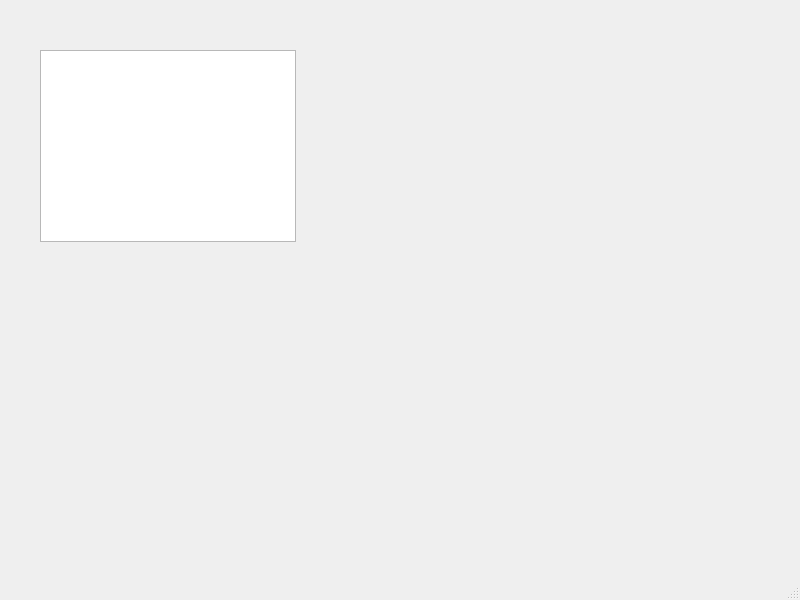
<?xml version="1.0" encoding="UTF-8"?>
<ui version="4.0">
 <class>MainWindow</class>
 <widget class="QMainWindow" name="MainWindow">
  <property name="geometry">
   <rect>
    <x>0</x>
    <y>0</y>
    <width>800</width>
    <height>600</height>
   </rect>
  </property>
  <property name="windowTitle">
   <string>MainWindow</string>
  </property>
  <widget class="QWidget" name="centralwidget">
   <widget class="QTableView" name="tableView">
    <property name="geometry">
     <rect>
      <x>40</x>
      <y>50</y>
      <width>256</width>
      <height>192</height>
     </rect>
    </property>
    <property name="alternatingRowColors">
     <bool>true</bool>
    </property>
    <property name="selectionMode">
     <enum>QAbstractItemView::SingleSelection</enum>
    </property>
   </widget>
  </widget>
  <widget class="QMenuBar" name="menubar">
   <property name="geometry">
    <rect>
     <x>0</x>
     <y>0</y>
     <width>800</width>
     <height>18</height>
    </rect>
   </property>
  </widget>
  <widget class="QStatusBar" name="statusbar"/>
 </widget>
 <resources/>
 <connections/>
</ui>
